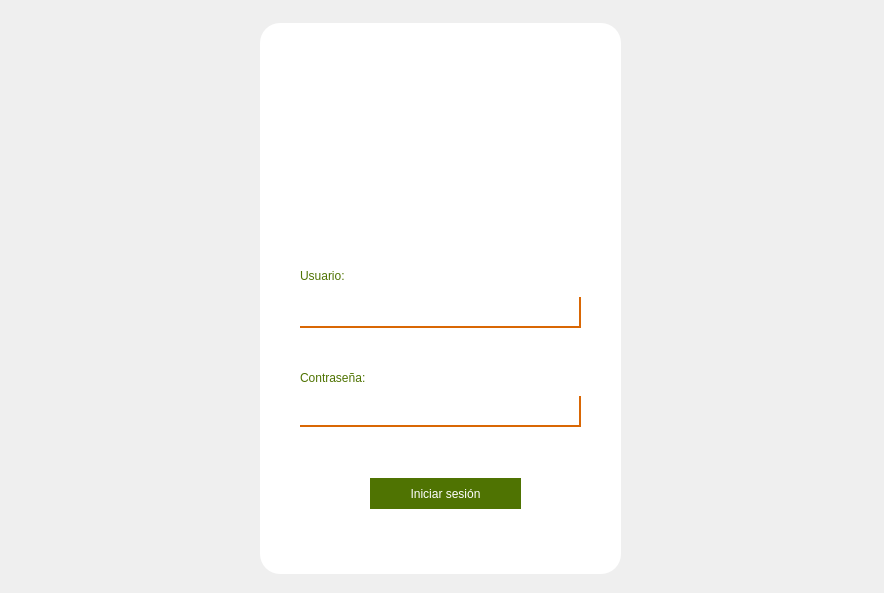
<?xml version="1.0" encoding="UTF-8"?>
<ui version="4.0">
 <class>Inicio</class>
 <widget class="QMainWindow" name="Inicio">
  <property name="geometry">
   <rect>
    <x>0</x>
    <y>0</y>
    <width>884</width>
    <height>593</height>
   </rect>
  </property>
  <property name="windowTitle">
   <string>Inicio</string>
  </property>
  <property name="windowIcon">
   <iconset resource="img.qrc">
    <normaloff>:/imagenes/img/Logo.png</normaloff>:/imagenes/img/Logo.png</iconset>
  </property>
  <property name="styleSheet">
   <string notr="true">#centralWidget{
	image: url(:/imagenes/img/fondoLogin.jpg);
}</string>
  </property>
  <widget class="QWidget" name="centralWidget">
   <widget class="QWidget" name="widget" native="true">
    <property name="geometry">
     <rect>
      <x>260</x>
      <y>23</y>
      <width>361</width>
      <height>551</height>
     </rect>
    </property>
    <property name="styleSheet">
     <string notr="true">QWidget{
	background-color: white;
	border-radius: 20px;
}
</string>
    </property>
    <widget class="QPushButton" name="pushButton">
     <property name="geometry">
      <rect>
       <x>76</x>
       <y>14</y>
       <width>221</width>
       <height>221</height>
      </rect>
     </property>
     <property name="styleSheet">
      <string notr="true">QPushButton{
	background: none;
	border: none;
	image: url(:/imagenes/img/Logo.png);
}</string>
     </property>
     <property name="text">
      <string/>
     </property>
    </widget>
    <widget class="QLabel" name="label">
     <property name="geometry">
      <rect>
       <x>40</x>
       <y>237</y>
       <width>101</width>
       <height>31</height>
      </rect>
     </property>
     <property name="styleSheet">
      <string notr="true">QLabel{
	background-color: white;
	font: 20pt &quot;HelvLight&quot;;
	color: #4F7302;
}</string>
     </property>
     <property name="text">
      <string>Usuario:</string>
     </property>
    </widget>
    <widget class="QLineEdit" name="lineEdit">
     <property name="geometry">
      <rect>
       <x>40</x>
       <y>274</y>
       <width>281</width>
       <height>31</height>
      </rect>
     </property>
     <property name="styleSheet">
      <string notr="true">QLineEdit{
	border-right: 2px solid #D96704;
	border-bottom: 2px solid #D96704;
}

QLineEdit:Hover{
	border-right: 2px solid #F29F05;
	border-bottom: 2px solid #F29F05;
}</string>
     </property>
    </widget>
    <widget class="QLineEdit" name="lineEdit_2">
     <property name="geometry">
      <rect>
       <x>40</x>
       <y>373</y>
       <width>281</width>
       <height>31</height>
      </rect>
     </property>
     <property name="styleSheet">
      <string notr="true">QLineEdit{
	border-right: 2px solid #D96704;
	border-bottom: 2px solid #D96704;
}

QLineEdit:Hover{
	border-right: 2px solid #F29F05;
	border-bottom: 2px solid #F29F05;
}</string>
     </property>
    </widget>
    <widget class="QLabel" name="label_2">
     <property name="geometry">
      <rect>
       <x>40</x>
       <y>339</y>
       <width>151</width>
       <height>31</height>
      </rect>
     </property>
     <property name="styleSheet">
      <string notr="true">QLabel{
	background: none;
	font: 20pt &quot;HelvLight&quot;;
	color: #4F7302;
}</string>
     </property>
     <property name="text">
      <string>Contraseña:</string>
     </property>
    </widget>
    <widget class="QPushButton" name="pushButton_2">
     <property name="geometry">
      <rect>
       <x>110</x>
       <y>455</y>
       <width>151</width>
       <height>31</height>
      </rect>
     </property>
     <property name="styleSheet">
      <string notr="true">QPushButton{
	background-color: #4F7302;
	font: 12pt &quot;HelvLight&quot;;
	color: white;
}

QPushButton:Hover{
	background-color: #D96704;
}</string>
     </property>
     <property name="text">
      <string>Iniciar sesión</string>
     </property>
    </widget>
   </widget>
  </widget>
 </widget>
 <layoutdefault spacing="6" margin="11"/>
 <resources>
  <include location="img.qrc"/>
 </resources>
 <connections/>
</ui>
